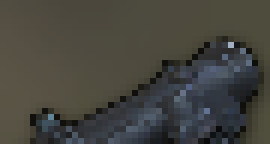
#> input picture demo/demo4/2.png, 45 x 24 px (shown 6 times larger)
$ python test4.py
#> lines starting #> are read from the running program, lines starting #| are printed output that depends on the picture; after the words box and inside, x2 and y2 are one past the last pixel; in counts of white or black regions, pixels touching at a corner belong together
#!/usr/bin/env python3
# -*- coding: utf-8 -*-
# @Author : Pupper
# @Email  : pupper.cheng@gmail.com

import cv2
import numpy as np
from skimage.metrics import structural_similarity as ssim


class ReadImage:
    def __init__(self,image_path):
#> called with image_path = '2.png'
        self.image = cv2.imread(image_path, cv2.IMREAD_GRAYSCALE)
#> self.image: shape (24, 45); min 10, max 174, mean 67.9
        self.binary = None
        self.pyramid = None
        self.adaptive_binarize_image()
        self.pyramid_image()

    def preprocess_image(self):
        # 高斯模糊去噪
        blurred_image = cv2.GaussianBlur(self.image, (3, 3), 0)
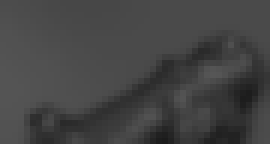
#> blurred_image: shape (24, 45) (shown 6 times larger); min 27, max 86, mean 67.9
        return blurred_image

    def adaptive_binarize_image(self,block_size=5, C=2):
        # 应用自适应二值化
        binary_image = cv2.adaptiveThreshold(self.preprocess_image(), 255, cv2.ADAPTIVE_THRESH_GAUSSIAN_C, cv2.THRESH_BINARY,
                                             block_size,C)
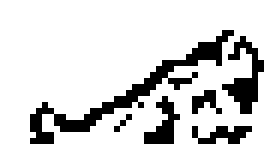
#> binary_image: shape (24, 45) (shown 6 times larger); 82.4% white; black in thin lines or dots, all inside (x1, y1, x2, y2) = (5, 5, 44, 24)
        self.binary = binary_image

    def pyramid_image(self, levels=3):
        # 构建图像金字塔
#> called with levels = 3
        if self.binary is not None:
            pyramid = [self.binary]
            for i in range(1, levels):
                image = cv2.pyrDown(self.binary)
                pyramid.append(image)
#> after the loop, pyramid = 3 items
            self.pyramid = pyramid
#> self.pyramid = 3 items

# 对比图片相似度
class ContrastImage:
    def __init__(self,source_name, source_img, temp_img):
        self.source_img = ReadImage(source_img)
        self.temp_img = ReadImage(temp_img)
#> call 2 of __init__, with image_path = '6-1.png'
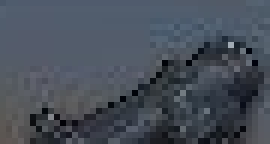
#> input picture demo/demo4/6-1.png, 45 x 24 px (shown 6 times larger)
#> call 2 of adaptive_binarize_image, with block_size = 5, C = 2
#> in adaptive_binarize_image (call 2), `binary_image = cv2.adaptiveThreshold(self.preprocess_image(), 255, cv2..`:
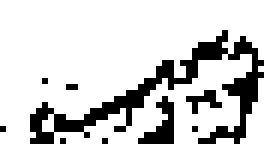
#> binary_image: shape (24, 45) (shown 6 times larger); 81.2% white; black in thin lines or dots, all inside (x1, y1, x2, y2) = (0, 5, 44, 24)
        self.source_name = source_name
        self.contrast = self.img_list

    def img_list(self):
        ss = self._ssim()
        hs = self._calc_hist()
        if ss > 0.5 and hs > 0.9:
            return [self.source_name, ss, hs]

    def _ssim(self):
        ssim_scores = []
        for img1, img2 in zip(self.source_img.pyramid, self.temp_img.pyramid):
            img1 = cv2.resize(img1, (img2.shape[1], img2.shape[0]))
            ssim_score, _ = ssim(img1, img2, full=True,win_size=3)
            ssim_scores.append(ssim_score)
        return float(round(np.mean(ssim_scores), 2))

    def _calc_hist(self):
        hist1 = cv2.calcHist([self.source_img.binary], [0], None, [256], [0, 256])
        hist2 = cv2.calcHist([self.temp_img.binary], [0], None, [256], [0, 256])
        cv2.normalize(hist1, hist1, 0, 1, cv2.NORM_MINMAX)
        cv2.normalize(hist2, hist2, 0, 1, cv2.NORM_MINMAX)
        _hist = cv2.compareHist(hist1, hist2, cv2.HISTCMP_CORREL)
        return round(_hist, 2)


if __name__ == '__main__':
    source_img = '2.png'
    temp_img = '6-1.png'
    contrast = ContrastImage('source',source_img, temp_img)
    print(contrast.contrast())
